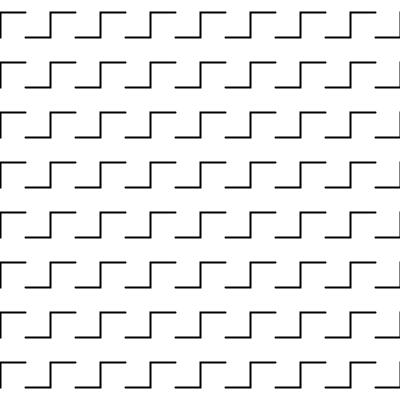
Frame 1 (no input)
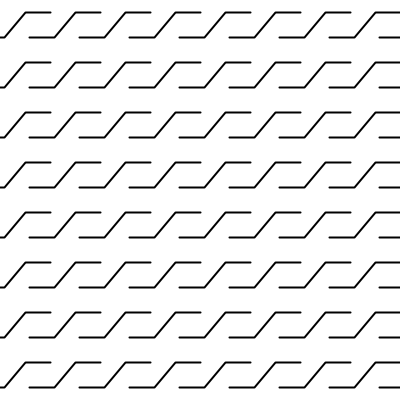
Frame 60 (the mouse pressed at the canvas centre just before this capture)
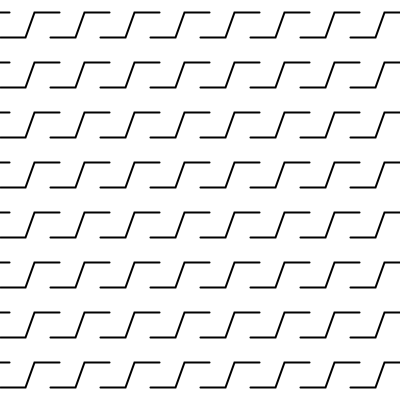
Frame 120 (the mouse held since frame 60 and released just before this capture)

The Processing sketch that drew these frames (run headless with seeded random() and noise(); from frame 60 on, the mouse is pressed at the canvas centre):

// Processing sketch: processing_157537
// ── processing_157537.pde

float sSize; 
float factor;  

void setup() {
  size(400, 400); 
  background(255);
  smooth(); 

  factor = 0; 
  sSize = 25;
}

void draw() {
  background(255);

  strokeWeight(2);
  float x, y, xStart;  

  if (factor < 2) {
    xStart = -sSize;
  } else {
    xStart = -2 * sSize;
  }
  for (y = 1.5*sSize; y < height; y += 2*sSize) { 
    for ( x = xStart; x < width; x += 2*sSize) { 
      drawShape(x, y, sSize, sSize, factor);
    }
  }

  factor += 0.02; 
  if (factor > 4) {
    factor = 0;
  }
}

void drawShape(float _xStart, float _yStart, float _length, float _height, float _factor ) {
  float xs, ys, l, h, f; 
  float x; 

  xs = _xStart; 
  ys = _yStart; 
  l = _length; 
  h = _height;
  f = _factor;  

  if (f > 2) {
    f = f - 2;
  }
  if (f < 1) {
    beginShape();
    vertex(xs, ys); 
    vertex(xs+l, ys);
    x = lerp(xs+l, xs+2*l, f); 
    vertex(x, ys-h);  
    vertex(x+l, ys-h); 
    endShape();
    
  } else {
    beginShape();
    x = lerp(xs, xs+l, f-1); 
    vertex(x, ys); 
    vertex(x+l, ys);   
    vertex(xs+2*l, ys-h);  
    vertex(xs+3*l, ys-h); 
    endShape();
  }
}
